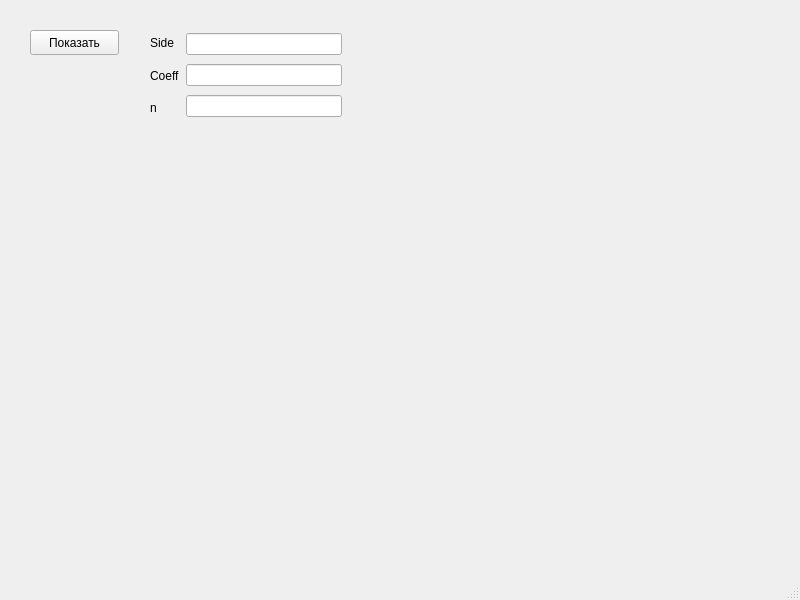
<?xml version="1.0" encoding="UTF-8"?>
<ui version="4.0">
 <class>MainWindow</class>
 <widget class="QMainWindow" name="MainWindow">
  <property name="geometry">
   <rect>
    <x>0</x>
    <y>0</y>
    <width>800</width>
    <height>600</height>
   </rect>
  </property>
  <property name="windowTitle">
   <string>MainWindow</string>
  </property>
  <widget class="QWidget" name="centralwidget">
   <widget class="QPushButton" name="pushButton">
    <property name="geometry">
     <rect>
      <x>30</x>
      <y>30</y>
      <width>89</width>
      <height>25</height>
     </rect>
    </property>
    <property name="text">
     <string>Показать</string>
    </property>
   </widget>
   <widget class="QWidget" name="">
    <property name="geometry">
     <rect>
      <x>150</x>
      <y>30</y>
      <width>192</width>
      <height>91</height>
     </rect>
    </property>
    <layout class="QHBoxLayout" name="horizontalLayout">
     <item>
      <layout class="QVBoxLayout" name="verticalLayout">
       <item>
        <widget class="QLabel" name="side">
         <property name="text">
          <string>Side</string>
         </property>
        </widget>
       </item>
       <item>
        <widget class="QLabel" name="coeff">
         <property name="text">
          <string>Coeff</string>
         </property>
        </widget>
       </item>
       <item>
        <widget class="QLabel" name="n">
         <property name="text">
          <string>n</string>
         </property>
        </widget>
       </item>
      </layout>
     </item>
     <item>
      <layout class="QVBoxLayout" name="verticalLayout_2">
       <item>
        <widget class="QLineEdit" name="lineEdit_side"/>
       </item>
       <item>
        <widget class="QLineEdit" name="lineEdit_coeff"/>
       </item>
       <item>
        <widget class="QLineEdit" name="lineEdit_n"/>
       </item>
      </layout>
     </item>
    </layout>
   </widget>
  </widget>
  <widget class="QMenuBar" name="menubar">
   <property name="geometry">
    <rect>
     <x>0</x>
     <y>0</y>
     <width>800</width>
     <height>22</height>
    </rect>
   </property>
  </widget>
  <widget class="QStatusBar" name="statusbar"/>
 </widget>
 <resources/>
 <connections/>
</ui>
